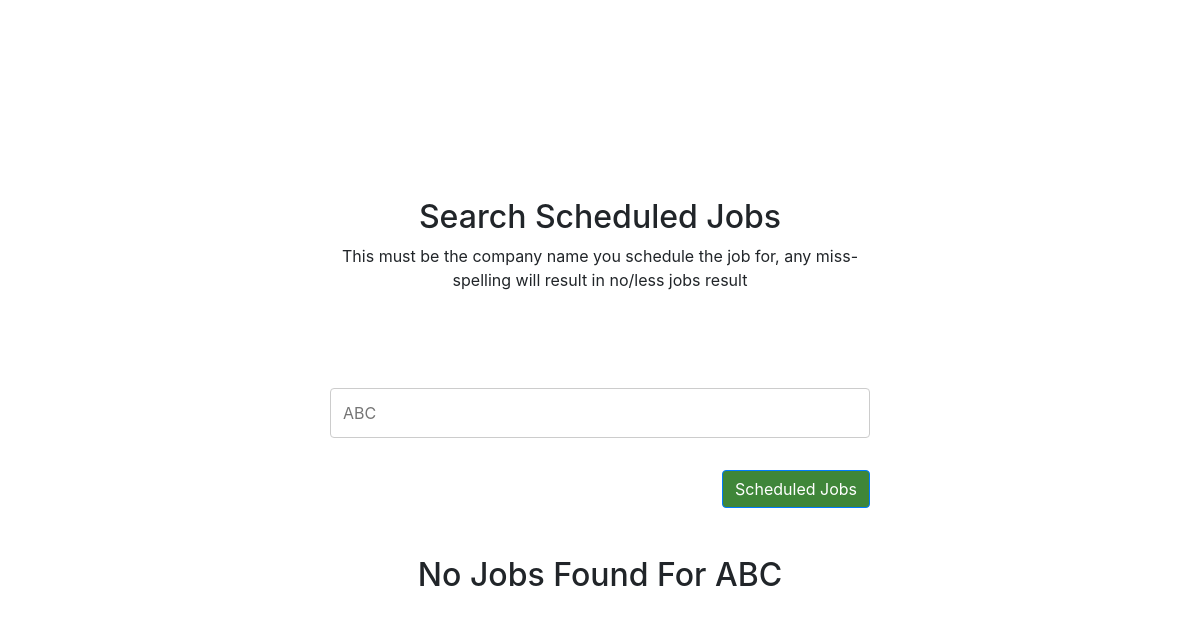
Page /jobs/list/ABC on the earlier database version.
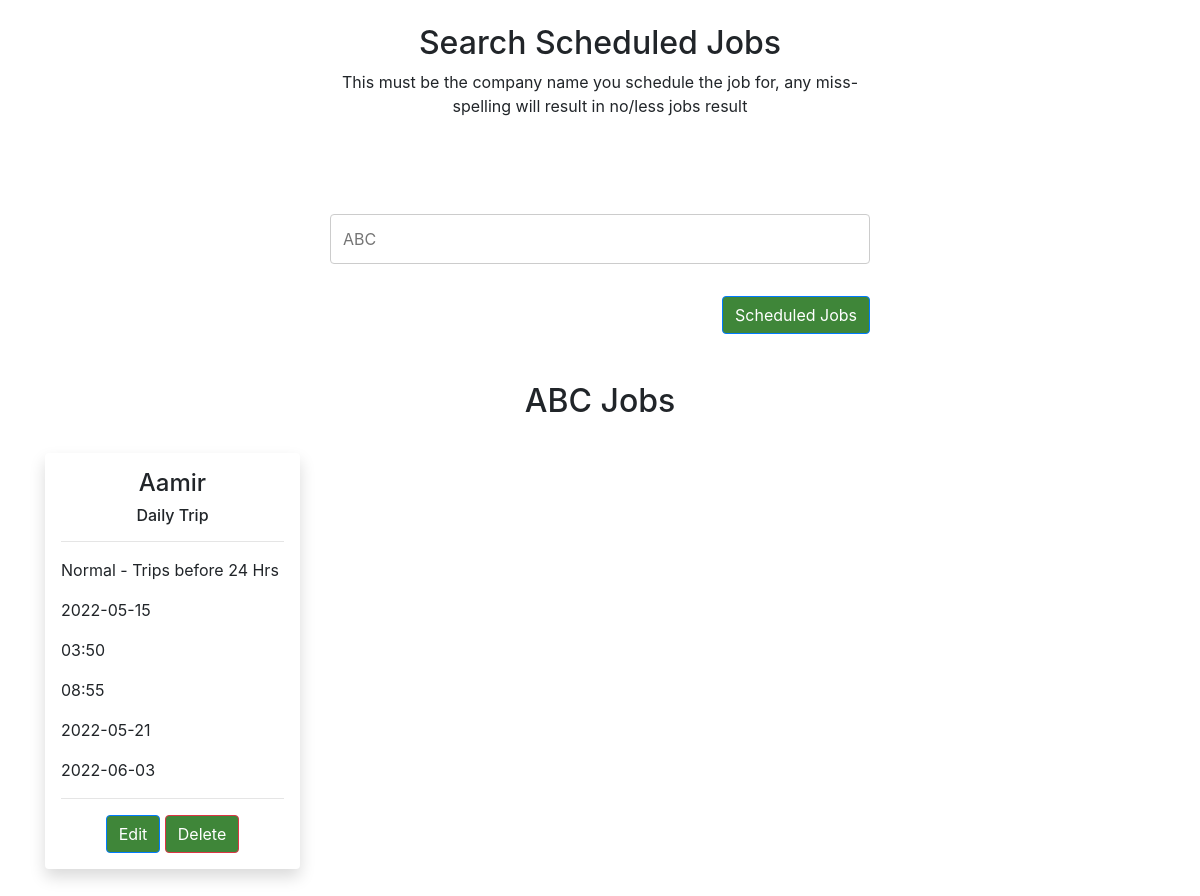
Same page on the later database version.
### tables this page shows
CREATE TABLE DAILY_JOBS
        (
            ID                  INTEGER PRIMARY KEY AUTOINCREMENT ,
            JOB_CREATION_TIME   TIMESTAMP                 NOT NULL,
            COMPANY             TEXT                      NOT NULL,
            NAME                TEXT                      NOT NULL,
            BILLING_DETAILS     MEDIUMTEXT                NOT NULL, 
            JOB_PRIORITY        TEXT                      NOT NULL,
            TYPE_OF_TRIP        TEXT                      NOT NULL,
            CLIETN_DETAILS      MEDIUMTEXT                NOT NULL,
            PICkUP_DATE         DATE                      NOT NULL,
            PICKUP_TIME         TIME                      NOT NULL,
            RETURN_TIME         TIME                              ,
            DESTINATION_DETAILS MEDIUMTEXT                NOT NULL,
            NOTES               MEDIUMTEXT                        , 
            START_DATE          DATE                      NOT NULL,
            END_DATE            DATE                      NOT NULL
        );

### app.py (the view)
@app.route('/jobs/list')
@app.route('/jobs/list/<company>')
def list_jobs_for_company(company=None):
    jobs = get_company_jobs(company)
    if company and len(jobs):
        title = company + " Jobs"
    elif company and not len(jobs):
        title = "No Jobs Found For " + company
    else:
        title = ""
        company = "Please Enter Your Company Name"
    return render_template("list_jobs.html", jobs=jobs, title=title, company = company)

### templates/list_jobs.html (shortened to what this page needs)
<!DOCTYPE html>
<html lang="en">
<head>
    <link rel="stylesheet" href="{{ url_for('static', filename='style.css') }}" />
    <link rel="stylesheet" href="https://maxcdn.bootstrapcdn.com/bootstrap/4.5.2/css/bootstrap.min.css">
</head>
<body>
    <div class="container">
        <div class="row">
            <div class="col-sm-6 offset-sm-3 mt-4 mb-4">
                <h2 class="text-center">Search Scheduled Jobs</h2>
                <p class="text-center">This must be the company name you schedule the job for, any miss-spelling will
                    result in no/less jobs result</p>
            </div>
            <div class="col-sm-6 offset-sm-3 mt-4 mb-4">
                <div class="box">
                    <div class="input-group1">
                        <input type="text" placeholder="{{ company }}" name="serach-from-company"
                            id="serach-from-company" required />
                    </div>
                    <div class="float-right">
                        <button onclick="search();" class="btn btn-primary">Scheduled Jobs</button>
                    </div>
                </div>
            </div>
            <div class="col-sm-6 offset-sm-3 mt-4 mb-4">
                <h2 class="text-center">{{ title }}</h2>
            </div>
        </div>
        <div class="row">
            {% for job in jobs %}
            <div class="col-md-3">
                <div class="card-box text-center shadow p-3 mb-5 bg-white rounded">
                    <h4>{{ job.name }}</h4>
                    <h6>{{ "Normal Trip" if job.type_of_trip == "normal-trip" else "Daily Trip" }}</h6>
                    <hr>
                    <p class="text-left">{{ job.job_priority }}</p>
                    <p class="text-left">{{ job.pickup_date }}</p>
                    <p class="text-left">{{ job.pickup_time }}</p>
                    {% if job.return_time %}
                    <p class="text-left">{{ job.return_time }}</p>
                    {% endif %}
                    {% if job.type_of_trip == "normal-trip" %}
                        <p class="text-left">{{ job.job_type }}</p>
                        <p class="text-left"></p>
                    {% else %}
                        <p class="text-left">{{ job.start_date }}</p>
                        <p class="text-left">{{ job.end_date }}</p>
                    {% endif %}
                    <hr>
                    <button onclick="updateJob('{{ job.id }}')" class="btn btn-primary">Edit</button>
                    <button onclick="deleteJob('{{ job.id }}')" class="btn btn-danger">Delete</button>
                </div>
            </div>
            {% endfor %}
        </div>
    </div>
</body>
</html>

### static/style.css (style rules this page uses)
:root { --primary-color: rgb(11, 78, 179); }
*, *::before, *::after { box-sizing: border-box; }
body { font-family: Montserrat, "Segoe UI", Tahoma, Geneva, Verdana, sans-serif; margin: 0; display: grid; place-items: center; min-height: 100vh; }
input { display: block; width: 100%; padding: 0.75rem; margin-top:1rem; border: 1px solid #ccc; border-radius: 0.25rem; }
.text-center { text-align: center; }
.input-group1 { margin: 2rem 0; }
.btn { padding: 0.75rem; display: block; text-decoration: none; background-color: #3f8639 !important; color: #fff !important; text-align: center; border-radius: 0.25rem; cursor: pointer; transition: 0.3s; }

Differences in the rows shown:
added DAILY_JOBS: name "Aamir", TYPE_OF_TRIP "Daily Trip", job_priority "Normal - Trips before 24 Hrs", pickup_date "2022-05-15", pickup_time "03:50", return_time "08:55", start_date "2022-05-21", end_date "2022-06-03"
Other differences:
{{ title }}: "No Jobs Found For ABC" → "ABC Jobs"
